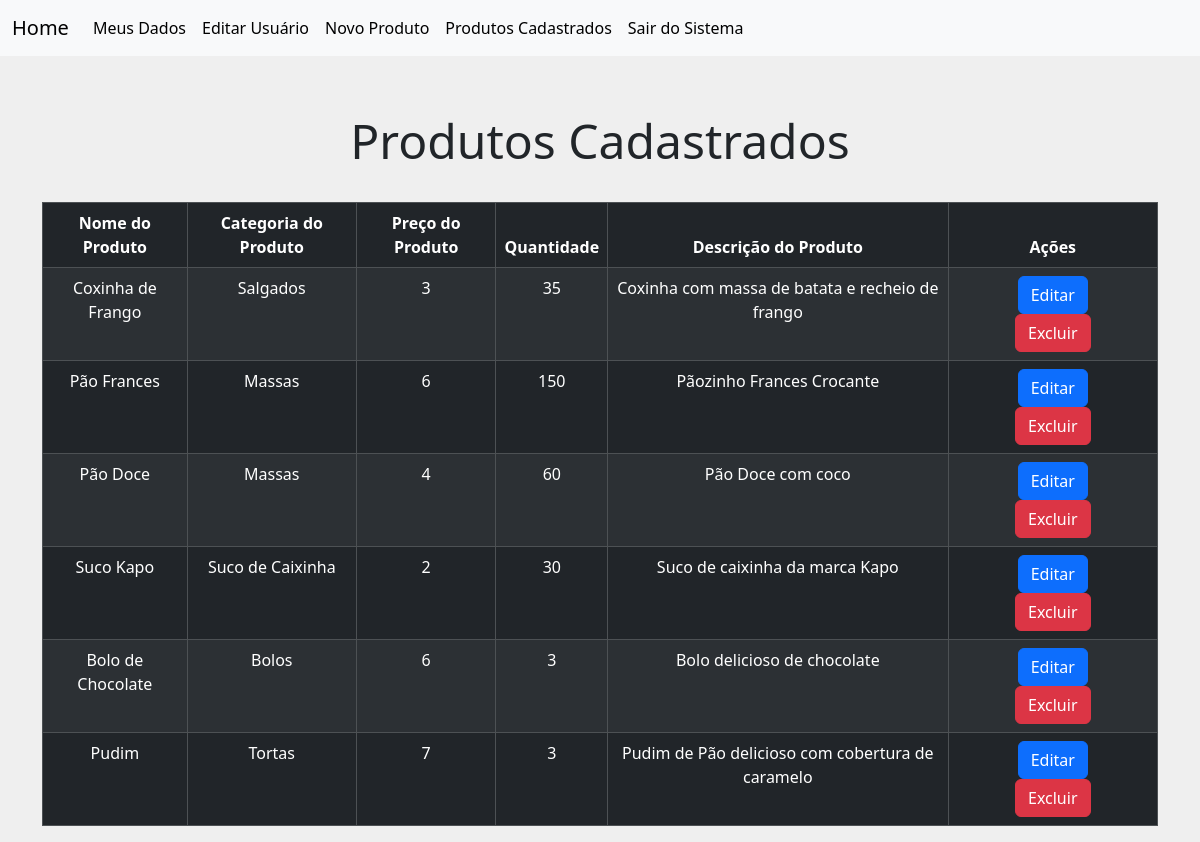
Page /produtos (signed in) on the committed database.
### models/modelos.py (models this page shows, shortened)
class Produtos(db.Model):
    id = db.Column(db.Integer, primary_key=True)
    nome = db.Column(db.String(60), nullable=False)
    categoria = db.Column(db.String(50), nullable=False)
    preco = db.Column(db.Integer, nullable=False)
    quantidade = db.Column(db.Integer, nullable=False)
    descricao = db.Column(db.String(200), nullable=False)

### views.py (the view)
@app.route('/produtos')
@login_required
def produtos():
    lista = Produtos.query.order_by(Produtos.id)
    return render_template('lista_produtos.html',produtos= lista)

### models/modelos.py (called while the page is built)
@login_manager.user_loader
def get_user(user_id):
    return Usuarios.query.filter_by(id=user_id).first()

### templates/lista_produtos.html (shortened to what this page needs)
{% extends 'bases/base_logado.html' %}
{% block customCSS %}
<link rel="stylesheet" href="{{ url_for('static', filename='css/style_lista.css')}}">
{% endblock %}
{% block content %}
    <div class="container">
        <div class="page-header pai__tit">
            <h3 class="tit__principal">Produtos Cadastrados</h3>
        </div>
        <table class="table table-dark table-striped table-responsive table-bordered tabela ">
            <thead class="thead-default">
                <tr>
                    <th>Nome do Produto</th>
                    <th>Categoria do Produto</th>
                    <th>Preço do Produto</th>
                    <th>Quantidade</th>
                    <th>Descrição do Produto</th>
                    <th>Ações</th>
                </tr>
            </thead>
            <tbody>
                {% for produto in produtos %}
                    <tr>
                        <td>{{produto.nome}}</td>
                        <td>{{produto.categoria}}</td>
                        <td>{{produto.preco}}</td>
                        <td>{{produto.quantidade}}</td>
                        <td>{{produto.descricao}}</td>
                        <td>
                            <a class="btn btn-primary bts"  href="{{ url_for('editar_produtos', id=current_user.id) }}">Editar</a>
                            <a class="btn btn-danger bts" href="{{ url_for('deletar_produto', id=current_user.id) }}">Excluir</a>
                        </td>
                    </tr>
                {% endfor %}
            </tbody>
        </table>
    </div>
{% endblock %}

### static/css/style_lista.css (style rules this page uses)
:root { --cor-principal: #efefef; --cor-secundaria: #6B6FDE; --cor-preta: #000000; --fonte-principal: 'Montserrat', sans-serif; }
* { margin: 0; padding: 0; box-sizing: border-box; }
body { background-color: var(--cor-principal); }
.tabela { text-align: center; }
.pai__tit { display: flex; justify-content: center; padding: 2.5em 0 1.5em 0; }
.tit__principal { font-size: 48px; font-weight: 500; }
.bts { margin: 0 1em; }

### rows in the picture
Produtos: nome "Coxinha de Frango", categoria "Salgados", preco "3", quantidade "35", descricao "Coxinha com massa de batata e recheio de frango"
Produtos: nome "Pão Frances", categoria "Massas", preco "6", quantidade "150", descricao "Pãozinho Frances Crocante"
Produtos: nome "Pão Doce", categoria "Massas", preco "4", quantidade "60", descricao "Pão Doce com coco"
Produtos: nome "Suco Kapo", categoria "Suco de Caixinha", preco "2", quantidade "30", descricao "Suco de caixinha da marca Kapo"
Produtos: nome "Bolo de Chocolate", categoria "Bolos", preco "6", quantidade "3", descricao "Bolo delicioso de chocolate"
Produtos: nome "Pudim", categoria "Tortas", preco "7", quantidade "3", descricao "Pudim de Pão delicioso com cobertura de caramelo"
